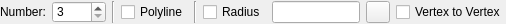
<?xml version="1.0" encoding="UTF-8"?>
<ui version="4.0">
 <class>Ui_LinePolygonOptions</class>
 <widget class="QWidget" name="Ui_LinePolygonOptions">
  <property name="geometry">
   <rect>
    <x>0</x>
    <y>0</y>
    <width>506</width>
    <height>24</height>
   </rect>
  </property>
  <property name="sizePolicy">
   <sizepolicy hsizetype="Maximum" vsizetype="Preferred">
    <horstretch>0</horstretch>
    <verstretch>0</verstretch>
   </sizepolicy>
  </property>
  <property name="minimumSize">
   <size>
    <width>0</width>
    <height>22</height>
   </size>
  </property>
  <property name="maximumSize">
   <size>
    <width>16777215</width>
    <height>24</height>
   </size>
  </property>
  <property name="windowTitle">
   <string>Polygon Options</string>
  </property>
  <layout class="QGridLayout" name="gridLayout">
   <property name="leftMargin">
    <number>0</number>
   </property>
   <property name="topMargin">
    <number>1</number>
   </property>
   <property name="rightMargin">
    <number>0</number>
   </property>
   <property name="bottomMargin">
    <number>1</number>
   </property>
   <item row="1" column="4">
    <widget class="Line" name="line">
     <property name="orientation">
      <enum>Qt::Vertical</enum>
     </property>
    </widget>
   </item>
   <item row="1" column="9">
    <spacer name="horizontalSpacer">
     <property name="orientation">
      <enum>Qt::Horizontal</enum>
     </property>
     <property name="sizeHint" stdset="0">
      <size>
       <width>0</width>
       <height>20</height>
      </size>
     </property>
    </spacer>
   </item>
   <item row="1" column="8">
    <widget class="QCheckBox" name="cbVertexToVertex">
     <property name="toolTip">
      <string>If selected, reference points are for vertexes of polygon. Otherwise, they are for middle point of edges. </string>
     </property>
     <property name="text">
      <string>Vertex to Vertex</string>
     </property>
    </widget>
   </item>
   <item row="1" column="5">
    <widget class="QCheckBox" name="cbRadius">
     <property name="toolTip">
      <string>If checked, vertexes of polygon will be rounded. </string>
     </property>
     <property name="text">
      <string>Radius</string>
     </property>
    </widget>
   </item>
   <item row="1" column="1">
    <widget class="QSpinBox" name="sbNumber">
     <property name="toolTip">
      <string>Number of edges</string>
     </property>
     <property name="minimum">
      <number>3</number>
     </property>
     <property name="maximum">
      <number>9999</number>
     </property>
    </widget>
   </item>
   <item row="1" column="0">
    <widget class="QLabel" name="lNumber">
     <property name="sizePolicy">
      <sizepolicy hsizetype="Preferred" vsizetype="Fixed">
       <horstretch>0</horstretch>
       <verstretch>0</verstretch>
      </sizepolicy>
     </property>
     <property name="text">
      <string>Number:</string>
     </property>
     <property name="wordWrap">
      <bool>false</bool>
     </property>
    </widget>
   </item>
   <item row="1" column="6">
    <widget class="QLineEdit" name="leRadius">
     <property name="toolTip">
      <string>Rounding radius for vertex bevel.</string>
     </property>
    </widget>
   </item>
   <item row="1" column="3">
    <widget class="QCheckBox" name="cbPolyline">
     <property name="toolTip">
      <string>If checked, the polygon will be drawn as polyline. Otherwise, individual entities will be created. </string>
     </property>
     <property name="text">
      <string>Polyline</string>
     </property>
    </widget>
   </item>
   <item row="1" column="2">
    <widget class="Line" name="line_2">
     <property name="orientation">
      <enum>Qt::Vertical</enum>
     </property>
    </widget>
   </item>
   <item row="1" column="7">
    <widget class="QToolButton" name="tbPickRadius">
     <property name="toolTip">
      <string>Pick radius from drawing</string>
     </property>
     <property name="text">
      <string/>
     </property>
     <property name="icon">
      <iconset resource="../../../../res/icons/icons.qrc">
       <normaloff>:/icons/interactive_pick_distance.lci</normaloff>:/icons/interactive_pick_distance.lci</iconset>
     </property>
    </widget>
   </item>
  </layout>
 </widget>
 <layoutdefault spacing="6" margin="11"/>
 <resources>
  <include location="../../../../res/icons/icons.qrc"/>
 </resources>
 <connections/>
 <slots>
  <slot>updateNumber(int)</slot>
 </slots>
</ui>
